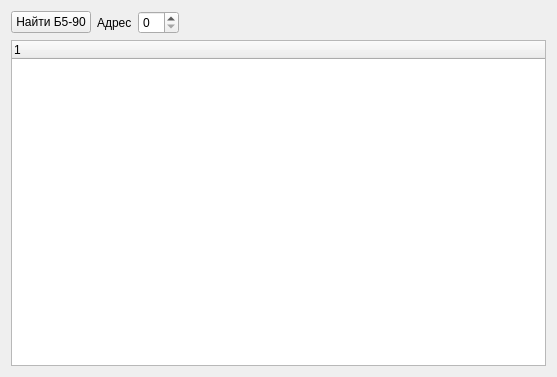
<?xml version="1.0" encoding="UTF-8"?>
<ui version="4.0">
 <class>B590</class>
 <widget class="QWidget" name="B590">
  <property name="geometry">
   <rect>
    <x>0</x>
    <y>0</y>
    <width>557</width>
    <height>377</height>
   </rect>
  </property>
  <property name="sizePolicy">
   <sizepolicy hsizetype="Fixed" vsizetype="Fixed">
    <horstretch>0</horstretch>
    <verstretch>0</verstretch>
   </sizepolicy>
  </property>
  <property name="windowTitle">
   <string>Frame</string>
  </property>
  <layout class="QVBoxLayout" name="verticalLayout">
   <item>
    <layout class="QHBoxLayout" name="find_layout">
     <item>
      <widget class="QPushButton" name="btn_find_devices">
       <property name="text">
        <string>Найти Б5-90</string>
       </property>
      </widget>
     </item>
     <item>
      <widget class="QLabel" name="label">
       <property name="text">
        <string>Адрес</string>
       </property>
      </widget>
     </item>
     <item>
      <widget class="QSpinBox" name="sb_address"/>
     </item>
     <item>
      <spacer name="horizontalSpacer">
       <property name="orientation">
        <enum>Qt::Horizontal</enum>
       </property>
       <property name="sizeHint" stdset="0">
        <size>
         <width>40</width>
         <height>20</height>
        </size>
       </property>
      </spacer>
     </item>
    </layout>
   </item>
   <item>
    <layout class="QHBoxLayout" name="horizontalLayout">
     <item>
      <widget class="QTreeWidget" name="tw_fram">
       <property name="sizePolicy">
        <sizepolicy hsizetype="Minimum" vsizetype="Expanding">
         <horstretch>0</horstretch>
         <verstretch>0</verstretch>
        </sizepolicy>
       </property>
       <column>
        <property name="text">
         <string notr="true">1</string>
        </property>
       </column>
      </widget>
     </item>
     <item>
      <layout class="QVBoxLayout" name="hex_layout"/>
     </item>
    </layout>
   </item>
  </layout>
 </widget>
 <resources/>
 <connections/>
</ui>
